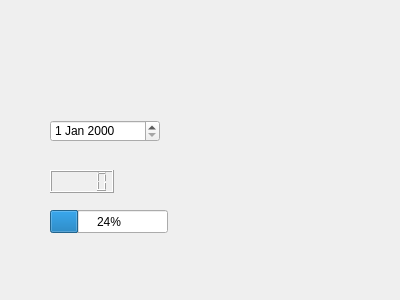
<?xml version="1.0" encoding="UTF-8"?>
<ui version="4.0">
 <class>Frm_segundo</class>
 <widget class="QWidget" name="Frm_segundo">
  <property name="geometry">
   <rect>
    <x>0</x>
    <y>0</y>
    <width>400</width>
    <height>300</height>
   </rect>
  </property>
  <property name="windowTitle">
   <string>Form</string>
  </property>
  <widget class="QProgressBar" name="progressBar">
   <property name="geometry">
    <rect>
     <x>50</x>
     <y>210</y>
     <width>118</width>
     <height>23</height>
    </rect>
   </property>
   <property name="value">
    <number>24</number>
   </property>
  </widget>
  <widget class="QLCDNumber" name="lcdNumber">
   <property name="geometry">
    <rect>
     <x>50</x>
     <y>170</y>
     <width>64</width>
     <height>23</height>
    </rect>
   </property>
  </widget>
  <widget class="QDateEdit" name="dateEdit">
   <property name="geometry">
    <rect>
     <x>50</x>
     <y>120</y>
     <width>110</width>
     <height>22</height>
    </rect>
   </property>
  </widget>
 </widget>
 <resources/>
 <connections/>
</ui>
